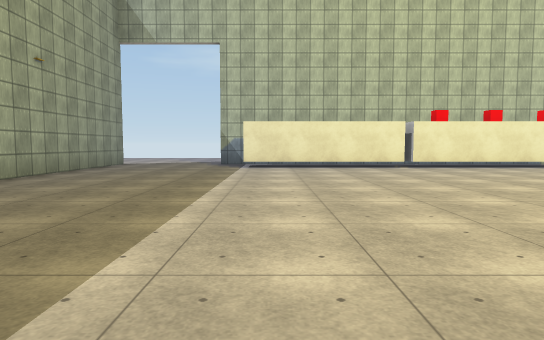
View 1 (above)

21 first-person views from a walk through a 3-D level made in the Unity game engine. The camera is 1.4 m above the floor, tilts 4° down and sees 75° across. The floor is counted in squares, 2.5 m on a side. Each view is taken from the middle of a square. On the plan, view 1 faces up. The plan holds only what a view shows up to about 10 squares ahead; the rest is blank. The place goes on beyond the plan. The player is left out. Some surface patterns are stand-ins.

View 2
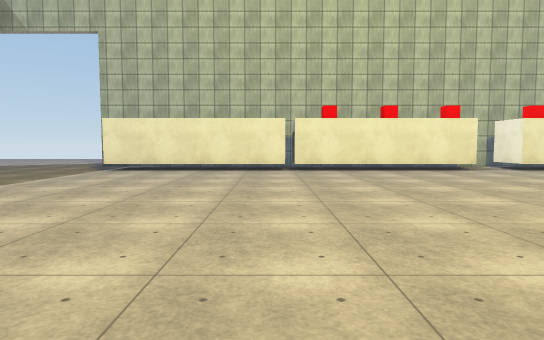

View 3
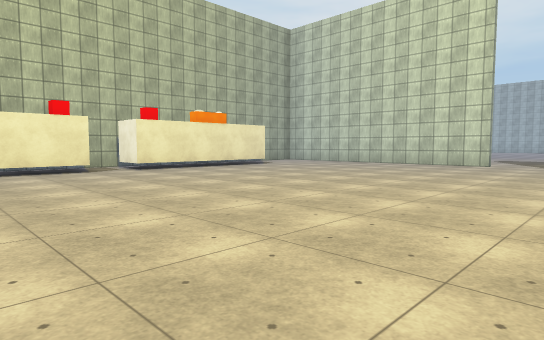

View 4
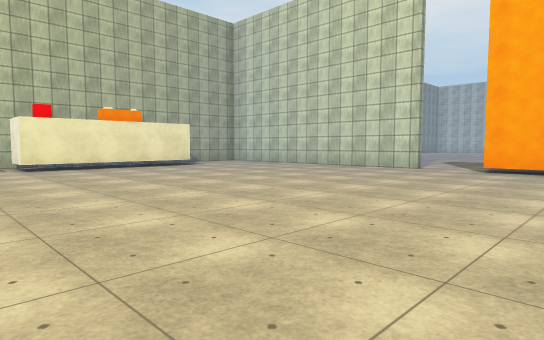

View 5
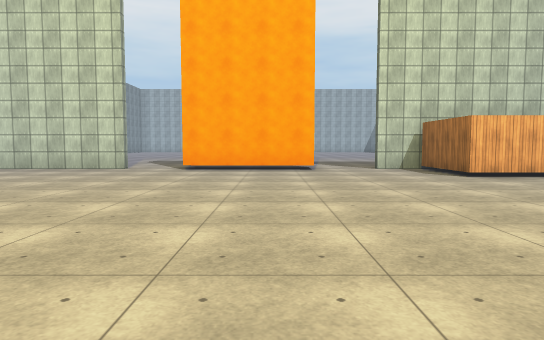

View 6
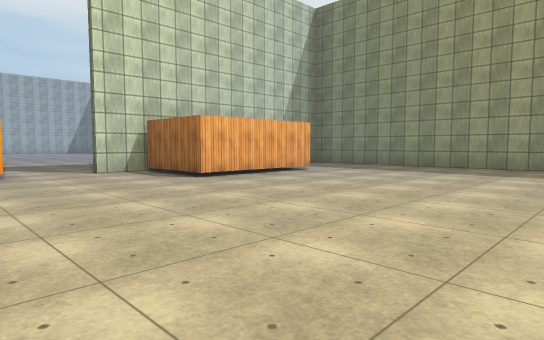

View 7
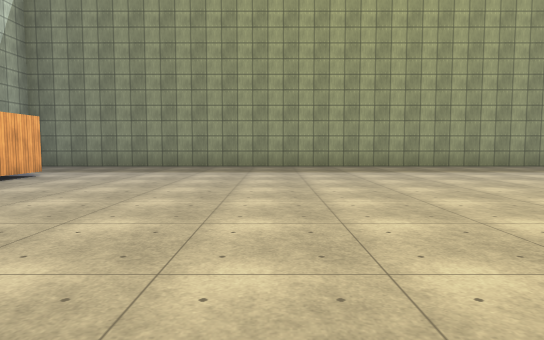

View 8
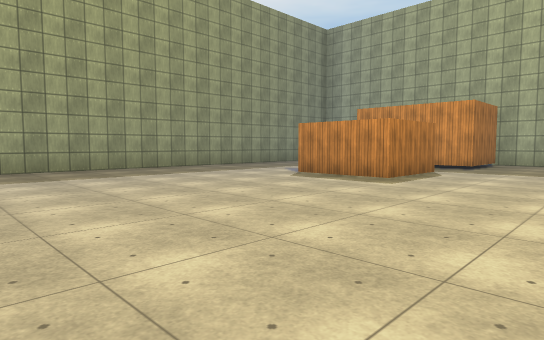

View 9
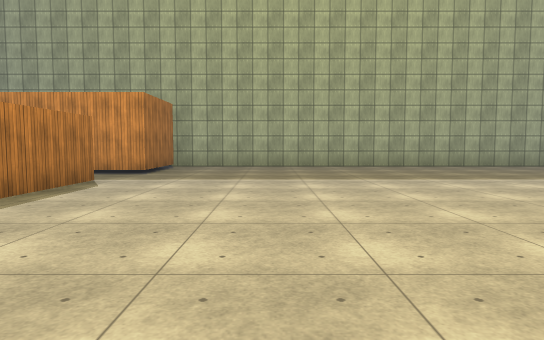

View 10
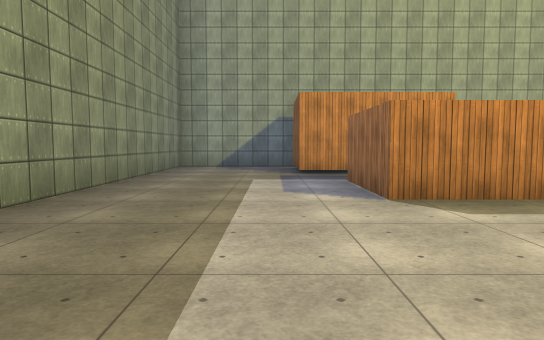

View 11
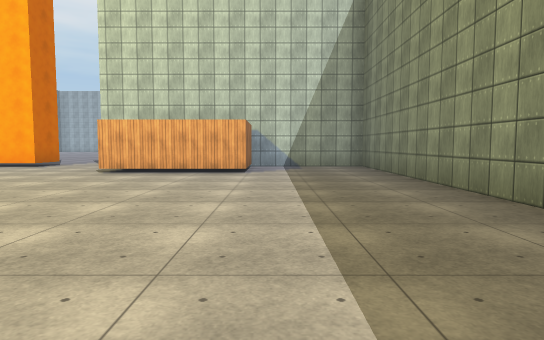

View 12
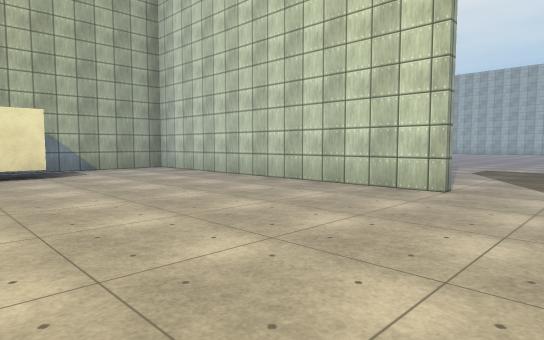

View 13
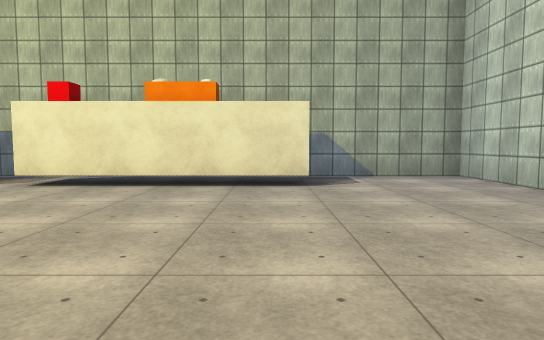

View 14
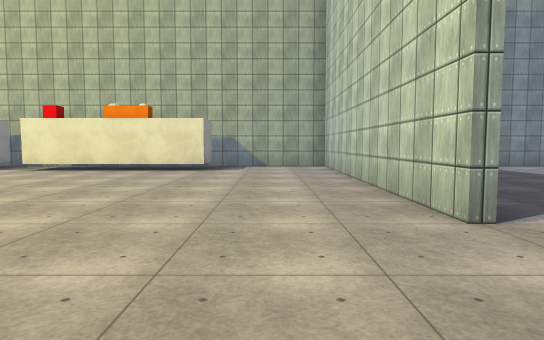

View 15
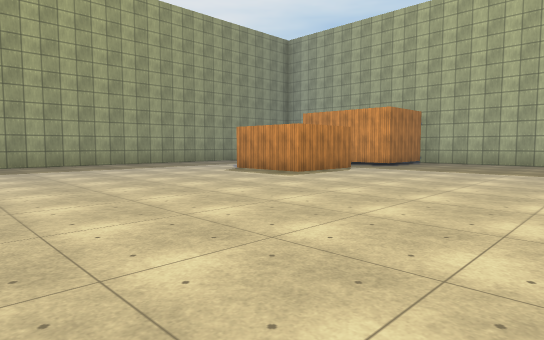

View 16
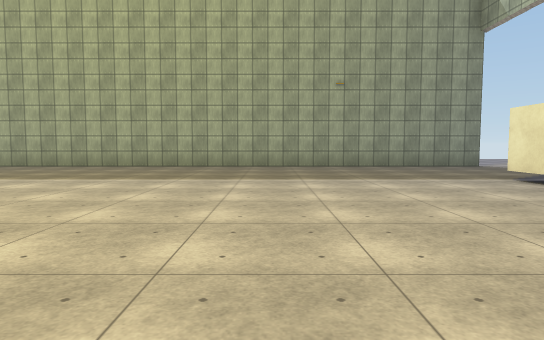

View 17
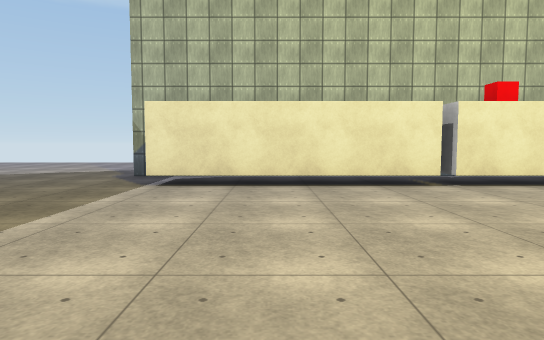

View 18
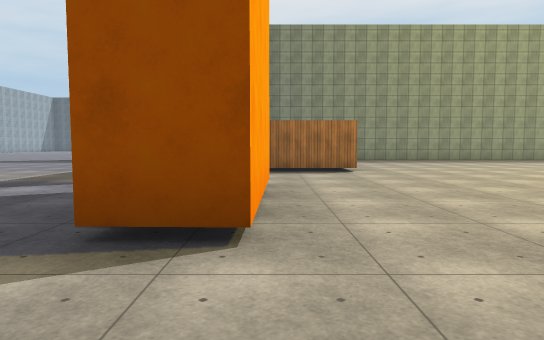

View 19
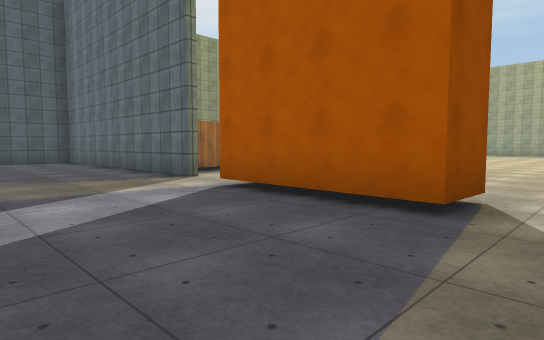

View 20
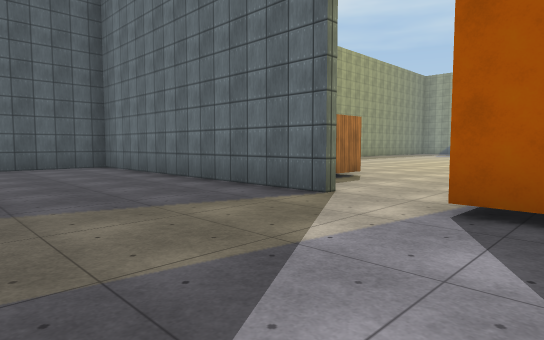

View 21
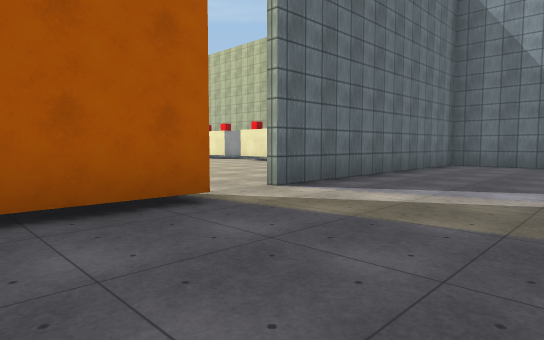

### Floor plan
Key: @ floor where view 1 was taken; # wall or solid block; . floor; T thing the floor can be seen under or through; O other object.
Columns run from 6 left of view 1 to 19 right of it. Each row starts with its distance up from view 1.
 14 ....
 13 ....
 12  ....
 11  ....#   ##  ###  #######
 10   #...................#..
  9   #...TTTTTT#O.O###...#...
  8   #...................#...
  7   #...................#...
  6   #...................#..
  5   #...................#...
  4   #...................#...
  3   #.......................
  2   #..................##...
  1   #..................##...
  0   #...@..............##...
 -1   #..................##...
 -2   #.......................
 -3   #...................#...
 -4   ###.##............###...
 -5   ###.##............##...
 -6   ###...............###..
 -7   #...................#..
 -8   #...................#..
 -9   #######################
-10                       #

Positions as (right, up) in squares from view 1, and headings:
1: (0, 0), facing up
2: (3, 1), facing up
3: (5, 1), facing up-right
4: (7, 0), facing up-right
5: (7, 0), facing right
6: (8, 0), facing down-right
7: (9, 0), facing down
8: (7, -1), facing down-left
9: (5, -1), facing left
10: (5, -7), facing left
11: (6, -7), facing right
12: (11, 2), facing up-right
13: (12, 4), facing up
14: (14, 1), facing up
15: (7, 1), facing down-left
16: (5, 5), facing left
17: (1, 4), facing up
18: (15, 4), facing down
19: (19, 3), facing down-left
20: (19, 0), facing down-left
21: (19, 0), facing up-left
